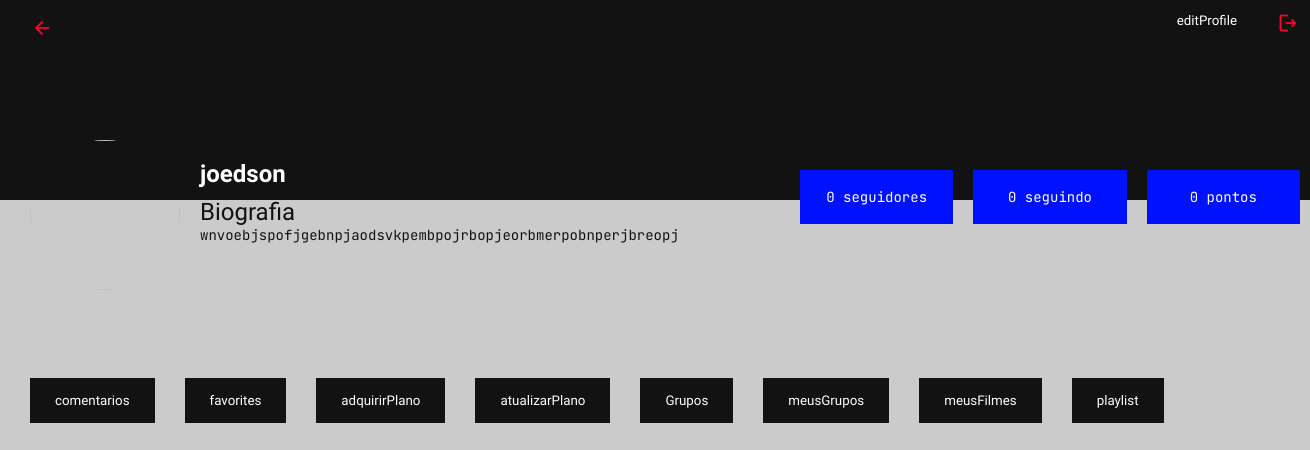
Page /perfil/ (signed in) on the committed database.
### app/models.py (models this page shows, shortened)
class ProfileUser(AbstractBaseUser, PermissionsMixin):
    nome = models.CharField(max_length=20, default='Nome')
    sobrenome = models.CharField(max_length=20, default='Sobrenome')
    email = models.EmailField(unique=True)
    foto_perfil = models.ImageField(upload_to=user_directory_path, blank=True, null=True)
    status_assinatura = models.ForeignKey(Plano, null=True, blank=True, on_delete=models.SET_NULL)
    pontos = models.IntegerField(default=0)
    seguindo = models.ManyToManyField('self', through='Seguir', symmetrical=False, related_name='seguidores')
    is_active = models.BooleanField(default=True)
    is_staff = models.BooleanField(default=False)
    date_joined = models.DateTimeField(default=timezone.now)
    objects = CustomUserManager()
    USERNAME_FIELD = 'email'
    REQUIRED_FIELDS = ['nome', 'sobrenome']
    @property
    def total_seguidores(self):
        return self.seguidores.count()
    @property
    def total_seguindo(self):
        return self.seguindo.count()

### app/views.py (the view)
# urls.py: path('perfil/', views.page_profileUser, name='page_profileUser'),
def page_profileUser(request):
    if not request.user.is_authenticated:
        return redirect(reverse('page_accontLogin'))
    filmes = Filme.objects.filter(criado_por=request.user.id)
    context = {
        'usuario': request.user,
        'myfilmes':filmes
    }
    return render(request, 'ProfileUser/index.html',context)

### app/templates/ProfileUser/index.html (shortened to what this page needs)
{% load static %}
<!DOCTYPE html>
<html lang="pt-br">
<head>
    <link rel="stylesheet" href="{% static 'styles/global.css' %}">
</head>
<body>
    <section style="width: 100%;height: 350px; ">
        <div style=" height: 200px; background-color: #121212;">
            <div
                style="height: 40px; padding:0 20px; width: 100%; display: flex; align-items: center; justify-content: space-between;">
                <a href="{% url 'page_home' %}">
                    <span class="material-symbols-outlined" style="position: relative;">
                    </span>
                </a>
                <div>
                    <button class="toggle-button" data-target="editProfile">editProfile</button>
                    <a href="">
                        <span class="material-symbols-outlined" style="position: relative;">
                        </span>
                    </a>
                </div>
            </div>
            <div
                style="display: flex; justify-content: space-between; position: relative; top: 100px; padding-left: 30px; padding-right: 30px;">
                <div style="display: flex; gap: 20px">
                    <div style="width: 150px; height: 150px; object-fit: cover;">
                        <img src="../../../static/imgs/img05.webp" alt=""
                            style="width: 100%; height: 100%; border-radius: 50%;">
                    </div>
                    <div style="margin-top: 20px;">
                        <h1>{{ usuario.nome }}</h1>
                        <div style="width: 600px; margin-top: 10px; max-height: 130px;">
                            <h2>Biografia</h2>
                            <p>wnvoebjspofjgebnpjaodsvkpembpojrbopjeorbmerpobnperjbreopj</p>
                        </div>
                    </div>
                </div>
                <div class="containerSeguir"
                    style="width: 500px; position: relative; top: 30px; display: flex; gap: 20px;">
                    <div
                        style="width: 191px; height: 54px; display: flex; align-items: center; justify-content: center; background-color: #0011fc;">
                        <p style="color: #fff;">{{ user.total_seguidores }} seguidores</p>
                    </div>
                    <div
                        style="width: 191px; height: 54px; display: flex; align-items: center; justify-content: center; background-color: #0011fc;">
                        <p style="color: #fff;">{{ user.total_seguindo }} seguindo</p>
                    </div>
                    <div
                        style="width: 191px; height: 54px; display: flex; align-items: center; justify-content: center; background-color: #0011fc;">
                        <p style="color: #fff;">{{ user.pontos }} pontos</p>
                    </div>
                </div>
            </div>
        </div>
    </section>
    <section class="listButtons" style="height: 100px; width: 100%;  ">
        <ul style="width: 100%; height: 100%; display: flex; align-items: center;padding: 0 30px; gap: 30px;">
            <li>
                <button class="toggle-button" data-target="comentarios">comentarios</button>
            </li>
            <li>
                <button class="toggle-button" data-target="favorites">favorites</button>
            </li>
            <li>
                <button class="toggle-button" data-target="adquirirPlano">adquirirPlano</button>
            </li>
            <li>
                <button class="toggle-button" data-target="atualizarPlano">atualizarPlano</button>
            </li>
            <li>
                <button class="toggle-button" data-target="groups">Grupos</button>
            </li>
            <li>
                <button class="toggle-button" data-target="meusGrupos">meusGrupos</button>
            </li>
            <li>
                <button class="toggle-button" data-target="meusFilmes">meusFilmes</button>
            </li>
            <li>
                <button class="toggle-button" data-target="playlist">playlist</button>
            </li>
        </ul>
    </section>
</body>
</html>

### static/styles/global.css (style rules this page uses)
* { padding: 0px; margin: 0px; box-sizing: border-box; color: #121212; font-family: Jockey One, sans-serif; list-style: none; text-decoration: none; }
body { background-color: #CBCBCB; overflow-y: scroll; scrollbar-width: none; }
h1 { color: #fff; }
h2 { font-size: 24px; font-weight: lighter; }
p { font-family: JetBrains Mono, monospace; font-size: 14px; }
.material-symbols-outlined { position: absolute; top: 10px; left: 10px; color: #FF002E; font-variation-settings: 'FILL' 0, 'wght' 400, 'GRAD' 0, 'opsz' 15 }

### app/templates/ProfileUser/index.html (style rules this page uses)
.toggle-button { background-color: #121212; border: none; outline: none; padding: 15px 25px; color: #fff; cursor: pointer; }

### rows in the picture
ProfileUser: nome "joedson", total_seguidores "0", total_seguindo "0", pontos "0"
